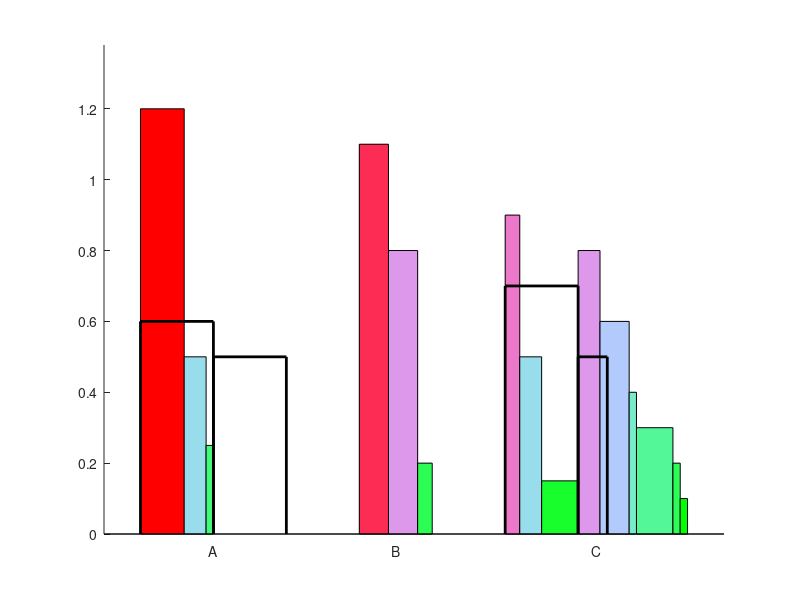

This figure's MATLAB source:
function [H,T] = BARXY(x,y,CellLabels, normx,normy,logy, gap,box,Renderer)
%function [H,T] = BARXY(x,y,CellLabels, normx,normy,logy, gap,box,Renderer)
%
%PURPOSE: Plot clusters/cells of x-y data as 2D bar graphs: stacked bar format in
%         the x-direction, grouped bar format in the y-direction.
%--------------------------------------------------------------------------------
% NOTES: 1) Use [] to skip over input variable(s) and accept the default value(s)
%        2) Positive x-values yield solid-color bars color-coded by the y-values 
%           Negative x-values yield hollow black bars
%        3) Delimit data cells in the input data (x and y vectors) with zeros
%           (see the default demonstration dataset for an example)
%-------------------------------------------------------------------------------------
%INPUT: 
%          x: vector of cell x-values ....................... default: demo
%          y:   "     "   "  y   "    ....................... default: demo
% CellLabels: cell group labels
%             e.g. str2mat('cell1label','cell2label') ....... default: ['A';'B';,'C',...]
%      normx: x-axis normalization flag: 0 - no, 1 - yes .... default: 0
%      normy: y-axis normalization flag:
%             0 or [] - no normalization
%            'c' - cell-by-cell normalization 
%            Any other alphanumeric - global 
%               normalization across cells .................. default: 0       
%       logy: base-10 logarithmic Y-axis 0 - no, 1 - yes .... default: 0
%        gap: gap between cells ............................. default: 1
%        box: axes property - enclosing box: off|on ......... default: 'off'
%   Renderer: [ painters | zbuffer | OpenGL ] ............... default: 'OpenGL'
%OUTPUT:
%          H: axes handle
%          T: bar height multiplier label handles (normalized bars)
%----------------------------------------------------------------------- jdc 8-Sep-98
%        [H,T] = BARXY(x,y,CellLabels, normx,normy,logy, gap,box,Renderer)
%
%    Demo:  BARXY; <cr>   
%   Usage:  cellabels = str2mat('Cell #1','Cell #2','Cell #3','Cell #4');
%           BARXY(xvec,yvec,cellabels,1,[],1); <cr>


if exist('x')~=1, x = []; end
if isempty(x),                %...................................... demo data
   x = [ -1  -1  .6 .3 .1  0    .4 .4 .2 0   .2  .3 .5  .3 -1 -.4 .4 .1 .5 .1 .1];
   y = [0.6 0.5 1.2 .5 .25 0   1.1 .8 .2 0   .9  .5 .15 .8 .7  .5 .6 .4 .3 .2 .1];
end   
if exist('logy'    )~=1,   logy = 0;       elseif isempty(logy),       logy = 0;  end
if exist('normy'   )~=1,  normy = 0;       elseif isempty(normy),     normy = 0;   end
if exist('normx'   )~=1,  normx = 0;       elseif isempty(normx),     normx = 0;    end
if exist('gap'     )~=1,    gap = 1;       elseif isempty(gap),         gap = 1;     end
if exist('box'     )~=1,    box = 'off';   elseif isempty(box),         box = 'off';  end
if exist('Renderer')~=1,Renderer='OpenGL'; elseif isempty(Renderer),Renderer='OpenGL'; end


if exist('CellLabels')~=1, CellLabels = []; end
if isempty(CellLabels),
   CellLabels = ['A';'B';'C';'D';'E';'F';'G';'H';'I';'J';'K';'L';'M';...
                 'N';'O';'P';'Q';'R';'S';'T';'U';'V';'W';'X';'Y';'Z'];  
end


if length(x)~=length(y),
   fprintf(['\n DATA ERROR: The x and y vectors must be the same length.\n',7])
   return
end   
figure('Units','normal','Position',[.5 .45 .5 .5]);
H = axes;
yi = find(x~=0);
mny = min(y(yi));
mxy = max(y(yi));
hilo = mxy-mny;
basey = 0;
if normy & isempty(findstr('c',lower(normy))),
   normy = 'g';
   gnorm = abs(max([mxy -mny]));
   y = y/gnorm;
   mny = min(y(yi));
   mxy = max(y(yi));
   hilo = mxy-mny;
end   
if logy, %......................................... set y-axis minimum for semilogy plot
   basey = 10^floor(log10(mny - 0.05*(mxy-mny)));
end   
if x(length(x))~=0,
   x = [x 0];
   y = [y 0];
end
BCstart = 1;
BCbreaks = find(x==0);
Xwidth = zeros(size(BCbreaks));
if normx, %....................................................... normalize the x-data
   for I = 1:length(BCbreaks), 
      Irange = BCstart:BCbreaks(I)-1;
      xIrange = x(Irange);
      x(Irange) = xIrange/max([sum(xIrange(find(xIrange>0))) -sum(xIrange(find(xIrange<0)))]);
      BCstart = BCbreaks(I)+1;
   end      
end      
%---------------------------------------------------------------------------------------------
BCstart = 1;
xx = [0 0 0 0];
xxs = xx;
ymax = 0;
for I = 1:length(BCbreaks), % ........................................ process bar clusters 
   X = x(BCstart:BCbreaks(I)-1);
   Y = y(BCstart:BCbreaks(I)-1);
   if findstr('c',lower(normy)), % ............................... normalize individual cells
      mny = min(Y);
      mxy = max(Y);
      cnorm(I) = abs(max([mxy -mny]));
      Y = Y/cnorm(I);
      mny = min(Y);
      mxy = max(Y);
      hilo = mxy-mny;
   end   
   BCstart = BCbreaks(I)+1;
   xx(4) = xx(4) + gap;   
   xxs(4) = xx(4); 
   iPos = find(sign(X)>=0);
   CellMarker(I) = xx(4);
   for i = 1:length(iPos), %.............................................. draw filled bars   
      xx = [  0    0         X(iPos(i))  X(iPos(i))] + xx(4);
      yy = [basey Y(iPos(i)) Y(iPos(i))  basey];
      if hilo,
         cs = (yy(2)-mny)/hilo;
      else
         cs = 1;
      end   
      fill(xx,yy,[cs*(2-cs) 1-cs^2 4*cs*(1-cs)]), hold on
   end      
   iNeg = find(sign(X)<0);
   for i = 1:length(iNeg), %.............................................. draw empty bars
      xxs = -[  0    0         X(iNeg(i))  X(iNeg(i))] + xxs(4);
      yys =  [basey Y(iNeg(i)) Y(iNeg(i))  basey];
%      if hilo,
%         cs = (yys(2)-mny)/hilo;
%      else
%         cs = 1;
%      end   
       line(xxs,yys,'LineWidth',2,'Color','k'); %,'Color',[cs*(2-cs) 1-cs^2 4*cs*(1-cs)])
       hold on
   end                                                     
   xx(4) = max([xx(4) xxs(4)]);
   CellMarker(I) = mean([CellMarker(I) xx(4)]);
   ymax = max([ymax Y]);
end
set(gca,'Xtick',CellMarker,'XtickLabel',CellLabels)
%---------------------------------------------------------------------------------------------
xlim = get(gca,'Xlim');
ylim = get(gca,'Ylim');
ylim = [basey ylim(2)];
if logy,
   set(gca,'YScale','log')
   Lylim = log10([ylim(1) ymax]);
   texy = 10.^(Lylim(1) + [1.03 1.09 1.15]*diff(Lylim));
else
   texy = ylim(1) + [1.03 1.09 1.15]*diff([ylim(1) ymax]);   
end
set(gca,'Ylim',[basey texy(3)])
if findstr('g',lower(normy)),
   set(gca,'Ytick',[0 .2 .4 .6 .8 1],'YtickLabel',[0 .2 .4 .6 .8 1]')
   T = text(gap,texy(1),sprintf('Global Multiplier: %4.3f', gnorm),...
      'FontSize',8,'HorizontalAlignment','left','VerticalAlignment','bottom');
elseif findstr('c',lower(normy)),
   set(gca,'Ytick',[0 .2 .4 .6 .8 1],'YtickLabel',[0 .2 .4 .6 .8 1]')
   T = text(gap,texy(2),sprintf('Cell Multipliers:'),... 
       'FontSize',8,'HorizontalAlignment','left','VerticalAlignment','bot');
   T2 = text(CellMarker,texy(1)*ones(size(CellMarker)),num2str(cnorm'),...
        'FontSize',8,'HorizontalAlignment','right','VerticalAlignment','bot');
   T = [T; T2];     
end   
line(gap/2+[0 xx(4)],[1 1]*basey,'Color','k')
set(get(gca,'XLabel'),'VerticalAlignment','top')
set(gca,'Xlim',gap/2+[0 xx(4)],'Box',box)
if findstr(lower(Renderer),'zbuffer'),
   set(gcf,'Renderer','zbuffer')
   L = light;
   set(L,'Color',[1 1 1])
elseif findstr(lower(Renderer),'opengl'),
   set(gcf,'Renderer','OpenGL')
end
hold off